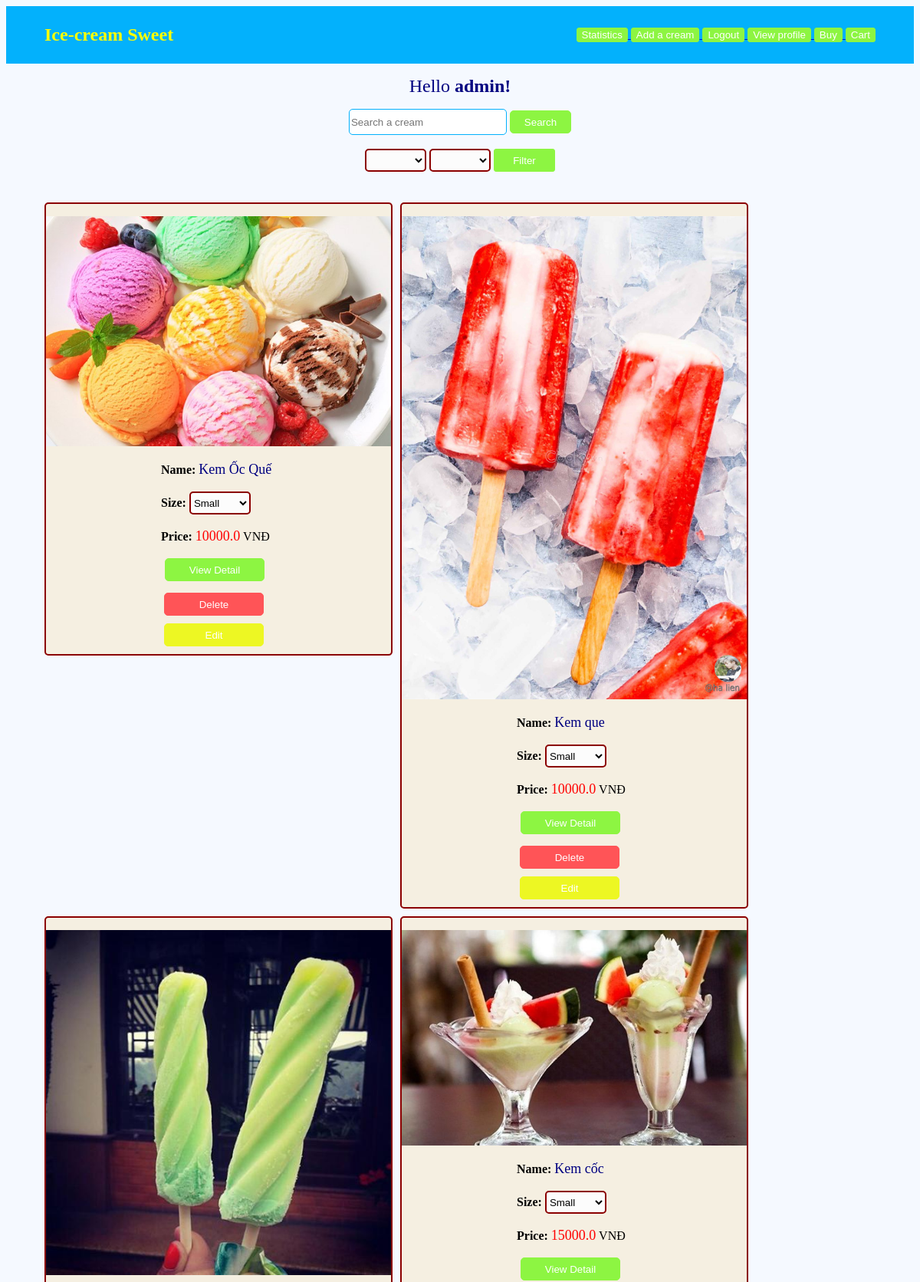
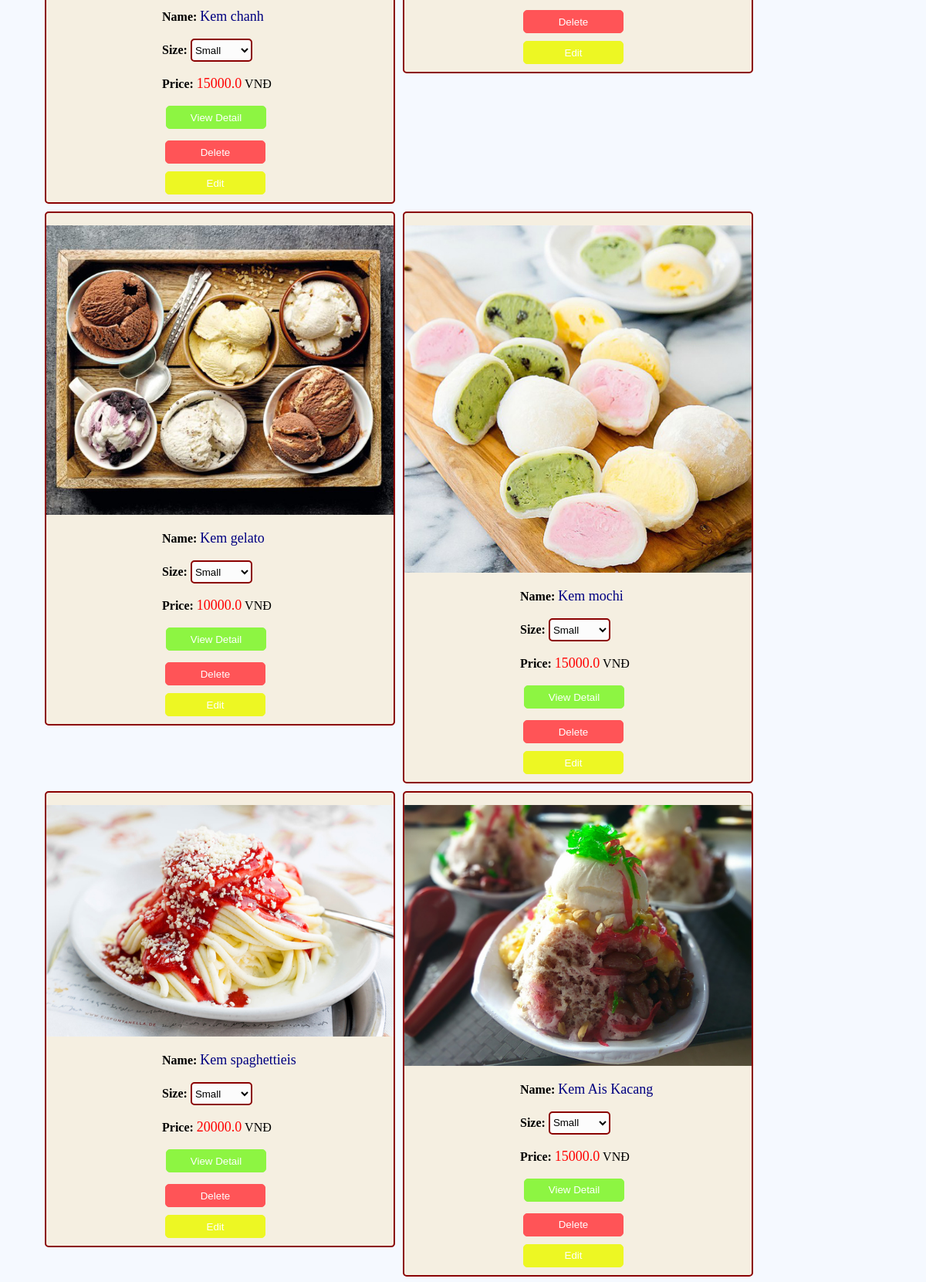
The page /home/ (signed in, upper part) on the database its author committed (2 pictures, top to bottom).
### order/models.py (models this page shows, shortened)
class Ice_Cream(models.Model):
    name = models.CharField(max_length=200)
    images = models.ImageField()
    price = models.FloatField(default=0)
    ice_size = (
        ('S', 'Small'),
        ('M', 'Medium'),
        ('L', 'Large'),
    )
    size = models.CharField(max_length=1, choices=ice_size)
    ice_categories = (
        ('N', 'Normal'),
        ('G', 'Good'),
        ('D', 'Delicious'),
    )
    categories = models.CharField(max_length=100, choices=ice_categories, default='')
    ice_frequency = (
        ('F', 'Favorite'),
        ('L', 'Little'),
    )
    frequencies = models.CharField(max_length=100, choices=ice_frequency, default='')
    description = models.TextField(max_length=1000, default='')

### order/views.py (the view)
# urls.py: 2. Add a URL to urlpatterns:  path('', views.home, name='home')
def home(request):
    context = {
        'user': request.user,
        'ice_cream': Ice_Cream.objects.all(),
    }
    return render(request, 'order/home.html', context)

### order/templates/order/home.html (shortened to what this page needs)
{% load static %}
<!DOCTYPE html>
<html lang="en">
<head>
    <link rel="stylesheet" type="text/css" href="{% static 'order/style.css' %}">
</head>
<body>
<div class="container">
    <div class="header">
        <div class="homepage"><h3><font size="+2" color="yellow">Ice-cream Sweet</font></h3></div>
        <div class="logout">
            {% if user.is_superuser %}
            <a href="{% url 'statistics' %}">
                <button>Statistics</button>
            </a>
            <a href="{% url 'add_form' %}">
                <button>Add a cream</button>
            </a>
            {% endif %}
            {% if user.is_authenticated %}
            <a href="{% url 'logout' %}">
                <button>Logout</button>
            </a>
            <a href="{% url 'profile' %}">
                <button>View profile</button>
            </a>
            <a href="{% url 'show_buy' %}">
                <button>Buy</button>
            </a>
            <a href="{% url 'show_cart' %}">
                <button>Cart</button>
            </a>
            {% else %}
            <a href="{% url 'login' %}">
                <button>Login</button>
            </a>
            {% endif %}
        </div>
    </div>
    <div class="content">
        {% if user.is_authenticated %}
        <p><font size="+2" color="navy">Hello <strong>{{user.username}}!</strong></font></p>
        {% else %}
        <br/>
        {% endif %}
        <form action="{% url 'search' %}" method="post">
            <input type="text" name="name" placeholder="Search a cream"
                   style="border: solid 1px rgb(3, 177, 252); border-radius: 5px; width: 200px; height: 30px;">
            <button type="submit" style="border-radius: 5px; width: 80px; height: 30px;">Search</button>
        </form>
        <br/>
        <form action="{% url 'category' %}" method="post">
            <select name="cate"
                    style="border: solid 2px darkred; border-radius: 5px; width: 80px; height: 30px; background-color: rgb(252, 252, 252);">
                <option value="Z"></option>
                <option value="N">Normal</option>
            </select>
            <select name="frequency"
                    style="border: solid 2px darkred; border-radius: 5px; width: 80px; height: 30px; background-color: rgb(252, 252, 252);">
                <option value="Z"></option>
                <option value="F">Favorite</option>
            </select>
            <button type="submit" style="width: 80px; height: 30px;">Filter</button>
        </form>
    </div>
    <div style="flex-wrap: wrap; display: flex; margin-left: 30px; margin-top: 30px; padding-left: 10px;">
        {% for item in ice_cream %}
        <div class="item"
             style="margin-left: 10px; height: fit-content; border-radius: 5px; background-color: rgb(245, 239, 225);">
            <form action="{% url 'detail' %}" method="post">
                <p><img src="{{item.images.url}}" width="450px" height="auto"></p>
                <div class="info" style="margin-left: 150px; margin-bottom: 15px;">
                    <div><strong>Name: </strong><font size="+1" color="navy">{{item.name}}</font></div>
                    <br/>
                    <div><strong>Size:</strong>
                        <select name="size"
                                style="border: solid 2px darkred; border-radius: 5px; width: 80px; height: 30px; background-color: rgb(252, 252, 252);">
                            <option value="S">Small</option>
                        </select>
                    </div>
                    <br/>
                    <div><strong>Price: </strong><font size="+1" color="red">{{item.price}}</font> VNĐ</div>
                    <br/>
                    <button type="submit" style="margin-left: 5px; border-radius: 5px; width: 130px; height: 30px;">View
                        Detail
                    </button>
                </div>
            </form>
            {% if user.is_superuser %}
            <form action="{% url 'delete_ice' %}" method="post">
                <button type="submit"
                        style="margin-left: 154px; margin-bottom: 10px; border-radius: 5px; width: 130px; height: 30px; background-color: rgb(255, 84, 87); border: 1px solid rgb(255, 84, 87)">
                    Delete
                </button>
            </form>
            <form action="{% url 'show_edit_form' %}" method="post">
                <button type="submit"
                        style="margin-left: 154px; margin-bottom: 10px; border-radius: 5px; width: 130px; height: 30px; background-color: rgb(237, 247, 35); border: 1px solid rgb(237, 247, 35)">
                    Edit
                </button>
            </form>
            {% endif %}
        </div>
        {% endfor%}
    </div>
</div>
</body>
</html>

### order/static/order/style.css (style rules this page uses)
.container { width: 100%; height: 100%; background-color: rgb(245, 249, 255); }
body { background-color: rgb(245, 249, 255); min-height: 100vh; }
.header { height: 75px; width: 100%; display: flex; background-color: rgb(3, 177, 252); color: white; align-items: center; justify-content: space-between; }
.homepage { margin-left: 50px; }
.logout { margin-right: 50px; }
.content { width: 70%; margin-left: auto; margin-right: auto; display: flex; align-items: center; flex-direction: column; }
.item { border: 2px solid darkred; margin-top: 10px; height: fit-content; }
button { background-color: rgb(141, 245, 66); color: white; align-items: center; display: inline-block; border-radius: 3px; border: 1px solid rgb(141, 245, 66); }
.info { justify-content: center; }

### rows shown on the page
Ice_Cream: images (picture), name "Kem Ốc Quế", price "10000.0"
Ice_Cream: images (picture), name "Kem que", price "10000.0"
Ice_Cream: images (picture), name "Kem chanh", price "15000.0"
Ice_Cream: images (picture), name "Kem cốc", price "15000.0"
Ice_Cream: images (picture), name "Kem gelato", price "10000.0"
Ice_Cream: images (picture), name "Kem mochi", price "15000.0"
Ice_Cream: images (picture), name "Kem spaghettieis", price "20000.0"
Ice_Cream: images (picture), name "Kem Ais Kacang", price "15000.0"

### other values the page prints
{{ user.username }} "admin"
